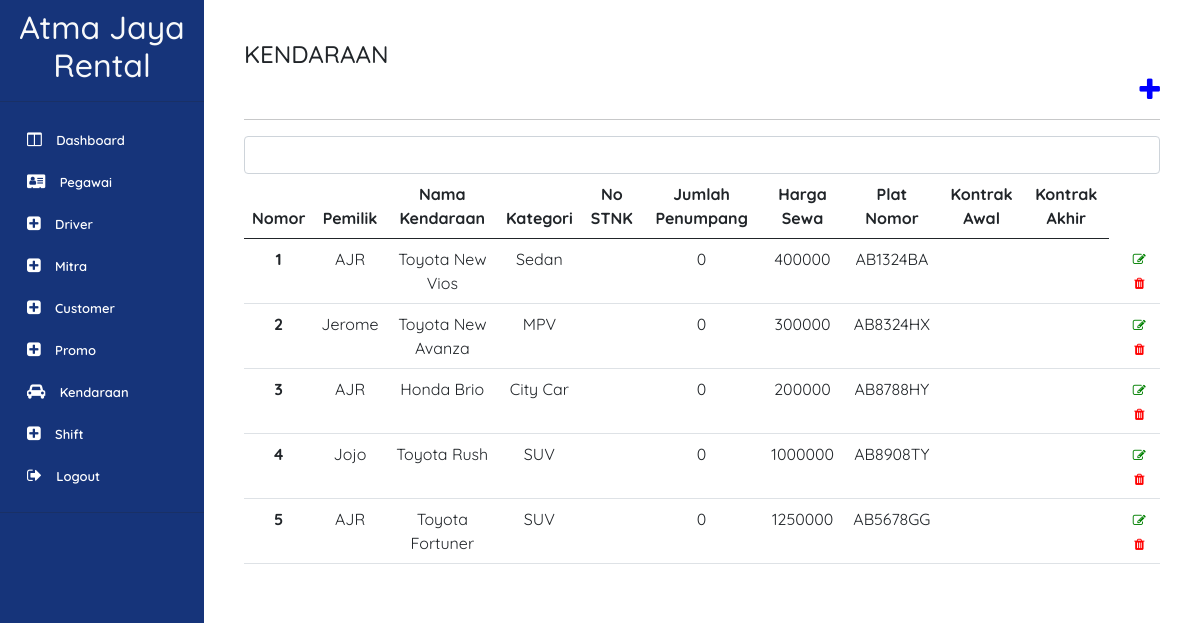
The app's page /page/kendaraan.php (signed in) with its own data.
### tables this page shows
CREATE TABLE `kendaraan` (
  `ID_KENDARAAN` int(5) UNSIGNED ZEROFILL NOT NULL,
  `ID_MITRA` int(5) UNSIGNED ZEROFILL DEFAULT NULL,
  `PEMILIK_KENDARAAN` varchar(10) NOT NULL,
  `NAMA_KENDARAAN` varchar(50) DEFAULT NULL,
  `KATEGORI_KENDARAAN` varchar(50) DEFAULT NULL,
  `NO_STNK_KENDARAAN` varchar(10) NOT NULL,
  `JUMLAH_PENUMPANG` int(11) NOT NULL,
  `JENIS_TRANSMISI` varchar(10) DEFAULT NULL,
  `JENIS_BBM` varchar(20) DEFAULT NULL,
  `WARNA_MOBIL` varchar(30) DEFAULT NULL,
  `VOLUME_BAGASI` float DEFAULT NULL,
  `FASILITAS_KENDARAAN` varchar(255) DEFAULT NULL,
  `HARGA_SEWA` float DEFAULT NULL,
  `PLAT_NOMOR` varchar(15) DEFAULT NULL,
  `TANGGAL_SERVIS` date DEFAULT NULL,
  `KONTRAK_AWAL` date DEFAULT NULL,
  `KONTRAK_AKHIR` date DEFAULT NULL
);

CREATE TABLE `mitra` (
  `ID_MITRA` int(5) UNSIGNED ZEROFILL NOT NULL,
  `NAMA_MITRA` varchar(100) DEFAULT NULL,
  `ALAMAT_MITRA` varchar(100) DEFAULT NULL,
  `NO_TELP_MITRA` char(15) DEFAULT NULL,
  `NO_KTP_MITRA` varchar(16) NOT NULL,
  `STATUS_MITRA` varchar(15) NOT NULL
);

### page/kendaraan.php (the view, shortened to what this page needs)
<?php
 include '../component/sidebarAdmin.php'
?>
<!doctype html>
<html lang="en">
  <head>
    <link href="https://cdn.jsdelivr.net/npm/bootstrap@5.0.2/dist/css/bootstrap.min.css" rel="stylesheet">
    <link href="style.css" rel="stylesheet">
    <div class="container p-3 m-4 h-100" style="background-color: #FFFFFF" >
        <h4 >KENDARAAN</h4>
        <div class="d-grid gap-2">
            <a href="./tambahKendaraanPage.php?id='.$data[0].'"><i style="color:blue" class="fa fa-plus fa-2x pull-right" ></i></a>
        </div>
        <hr>
            <table class="table">
                <thead>
                    <tr>
                        <th style="text-align:center"scope="col">Nomor</th>
                        <th style="text-align:center"scope="col">Pemilik</th>
                        <th style="text-align:center"scope="col">Nama Kendaraan</th>
                        <th style="text-align:center"scope="col">Kategori</th>
                        <th style="text-align:center"scope="col">No STNK</th>
                        <th style="text-align:center"scope="col">Jumlah Penumpang</th>
                        <th style="text-align:center"scope="col">Harga Sewa</th>
                        <th style="text-align:center"scope="col">Plat Nomor</th>
                        <th style="text-align:center"scope="col">Kontrak Awal</th>
                        <th style="text-align:center"scope="col">Kontrak Akhir</th>
                    </tr>
                </thead>
                <tbody>
                <form action="./kendaraan.php" method="post">
                    <input type="search" class="form-control" id="nama_kendaraan" name="nama_kendaraan" aria-describedby="emailHelp">
                </form>
                <tbody>
                <?php
                if(isset($_POST['cari'])){
                    include('../db.php');
                    $nama_kendaraan = $_POST['nama_kendaraan'];
                    $query = mysqli_query($con, "SELECT * FROM kendaraan k JOIN mitra m ON k.id_mitra = m.id_mitra WHERE nama_kendaraan LIKE '%$nama_kendaraan%'") or die(mysqli_error($con));
                }else{
                    $query = mysqli_query($con, "SELECT * FROM kendaraan k JOIN mitra m ON k.id_mitra = m.id_mitra") or die(mysqli_error($con));
                }
                    if (mysqli_num_rows($query) == 0) {
                        echo '<tr> <td colspan="7"> Tidak ada data </td> </tr>';
                    }else{
                        $no = 1;
                    while($data = mysqli_fetch_array($query)){
                        echo'
    <tr style="text-align:center">
        <th scope="row">'.$no.'</th>
        <td >'.$data[18].'</td>
        <td >'.$data[3].'</td>
        <td>'.$data[4].'</td>
        <td>'.$data[5].'</td>
        <td>'.$data[6].'</td>
        <td>'.$data[12].'</td>
        <td>'.$data[13].'</td>
        <td>'.$data[15].'</td>
        <td>'.$data[16].'</td>
        <td>
            <a href="./editKendaraanPage.php?id='.$data[0].'"><i style="color: green" class="fa fa-edit"></i></a>
            <a href="../process/hapusKendaraanProcess.php?id='.$data[0].'"
                onClick="return confirm ( \'Ingin melakukan aksi ini?\')">
                <i style="color: red" class="fa fa-trash"></i>
            </a>
        </td>
    </tr>';
 $no++;
    }
    }
    ?>
 </tbody>
 </table>
 </div>
 </aside>
</body>
</html>

### style/style.css (style rules this page uses)
* { font-family: 'Quicksand', sans-serif; }

### component/sidebarAdmin.php (style rules this page uses)
* { font-family: "Quicksand", sans-serif; }
a { padding-left: 10px; font-size: 13px; text-decoration: none !important; color: #ffffff !important; }
i { color:white; }

### records on screen
kendaraan: ID_MITRA.NAMA_MITRA "AJR", NAMA_KENDARAAN "Toyota New Vios", KATEGORI_KENDARAAN "Sedan", JUMLAH_PENUMPANG "0", HARGA_SEWA "400000", PLAT_NOMOR "AB1324BA"
kendaraan: ID_MITRA.NAMA_MITRA "Jerome", NAMA_KENDARAAN "Toyota New Avanza", KATEGORI_KENDARAAN "MPV", JUMLAH_PENUMPANG "0", HARGA_SEWA "300000", PLAT_NOMOR "AB8324HX"
kendaraan: ID_MITRA.NAMA_MITRA "AJR", NAMA_KENDARAAN "Honda Brio", KATEGORI_KENDARAAN "City Car", JUMLAH_PENUMPANG "0", HARGA_SEWA "200000", PLAT_NOMOR "AB8788HY"
kendaraan: ID_MITRA.NAMA_MITRA "Jojo", NAMA_KENDARAAN "Toyota Rush", KATEGORI_KENDARAAN "SUV", JUMLAH_PENUMPANG "0", HARGA_SEWA "1000000", PLAT_NOMOR "AB8908TY"
kendaraan: ID_MITRA.NAMA_MITRA "AJR", NAMA_KENDARAAN "Toyota Fortuner", KATEGORI_KENDARAAN "SUV", JUMLAH_PENUMPANG "0", HARGA_SEWA "1250000", PLAT_NOMOR "AB5678GG"
